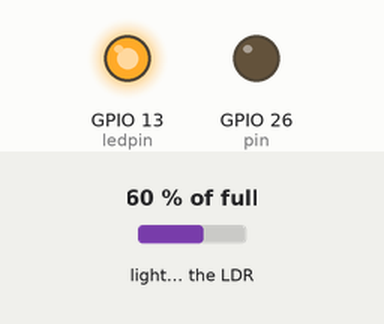
Recording of a program running on a simulated Raspberry Pi (BCM pin numbers). Parts: output pins drawn as LEDs (lit = HIGH). The test bench sets the inputs (shaded band); at power-on: light on the LDR 60 % of full. The clock reads 2024-03-15 10:24:30 at power-on unless the program sets it; databases and web services accept everything at once and return nothing; the capacitor on the light-sensor pin charges in 0.2 + 60·(1 − level)² ms; what the program prints to the terminal is not drawn.

Above: at 0.2 s.
Timing chart, 0 to 1.7 s (numbered marks = the images above):
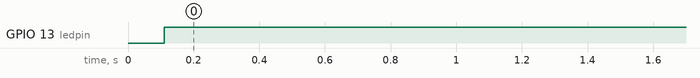

Measured:
- by itself, GPIO 13 (ledpin): LOW → HIGH at 0.11 s

The program:

dlaser.py
```python
#!/usr/local/bin/python

import RPi.GPIO as GPIO
import time

#syslog configuration
#import logging
#import logging.handlers
#import socket
#my_logger_91 = logging.getLogger('MY_Logger_91')
#my_logger_161 = logging.getLogger('MY_Logger_161')

#my_logger_91.setLevel(logging.INFO)
#my_logger_161.setLevel(logging.INFO)

#define Syslog handler (UDP)
#handler_91 = logging.handlers.SysLogHandler(address = ('x.x.x.x',514), socktype = socket.SOCK_DGRAM)
#handler_161 = logging.handlers.SysLogHandler(address = ('x.x.x.x',514), socktype = socket.SOCK_DGRAM)

#x.x.x.x is the syslog ip, or can be localhost

#my_logger_91.addHandler(handler_91)
#my_logger_161.addHandler(handler_161)

#end of syslog configuration

from datetime import datetime
from time import sleep
import mysql.connector
from mysql.connector import Error
from mysql.connector import errorcode

GPIO.setmode(GPIO.BCM)

#pin for the led
ledpin = 13

GPIO.setup(ledpin, GPIO.OUT)

#pin for sensor
pin = 26

connection = mysql.connector.connect(host='localhost', database='RaspberryPI', user='test', password='password')
cursor=connection.cursor(prepared=True)

def laser_detector (pin):
	light = 0

	GPIO.setup(pin, GPIO.OUT)
	GPIO.output(pin, GPIO.LOW)
	time.sleep(0.1)

	GPIO.setup(pin, GPIO.IN)

	while True:
		if (GPIO.input(pin) == GPIO.LOW):
			if (light == 0):
				continue
			print 'no laser detected'
			value = "Motion Detected"
			now = datetime.now()
			now = now.strftime("%Y-%m-%d %H:%M:%S\n")
			print now
                        #send to syslog
                        #my_logger_91.info("Prototype02 - no laser detected\n")
                        #my_logger_91.handlers[0].flush()
                        #my_logger_161.info("Prototype02 - no laser detected\n")
                        #my_logger_161.handlers[0].flush()

			mysql_insert_query = """INSERT INTO Laser (date_time,value) VALUES (%s,%s)"""
			records=(now,value)
			cursor.execute(mysql_insert_query,records)
			connection.commit()

			GPIO.output(ledpin, GPIO.LOW)
			light = 0
			sleep(0.1)
		else:
			if (light == 1):
				continue
			print 'laser detected'
			now = datetime.now()
			now = now.strftime("%Y-%m-%d %H:%M:%S\n")
			print now
                        #send to syslog
                        #my_logger_91.info("Prototype02 - laser detected\n")
                        #my_logger_91.handlers[0].flush()
                        #my_logger_161.info("Prototype02 - laser detected\n")
                        #my_logger_161.handlers[0].flush()


			GPIO.output(ledpin, GPIO.HIGH)
			light = 1
			sleep(0.1)
try:
	while True:
		print laser_detector(pin)
except KeyboardInterrupt:
	pass
finally:
	GPIO.cleanup()
```
